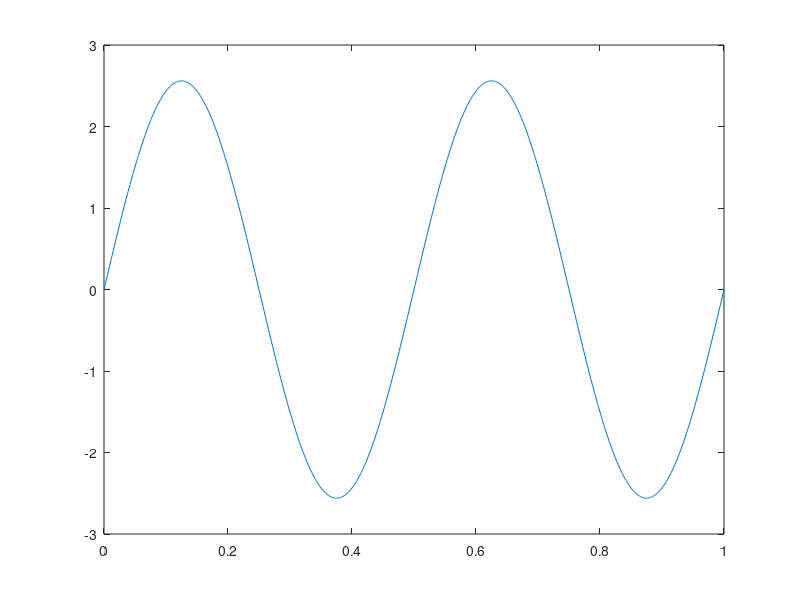

Reproduce this figure in MATLAB.
t = linspace(0,1,1001);

%Onda Senoidal
V1 = 5.12/2;
f1 = 2;
fase = 0;
senoide = V1*sin(2*pi*f1*t + fase);
plot(t, senoide);

%Onda Quadrada
%V2 = 5.12/2;
%f2 = 2;
%quadrada = square(2*pi*f2*t);
%plot(t, quadrada);
%axis([-0.1 1.1 -1.1 1.1]);